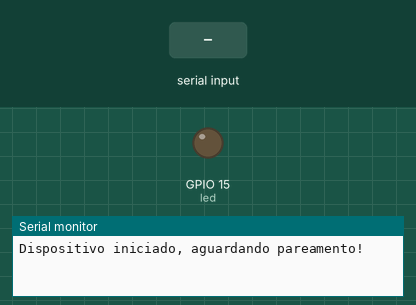
Recording of a sketch running on a simulated ESP32. Parts: output pins drawn as LEDs (lit = HIGH), the last lines printed to the serial monitor. The inputs (shaded band) are chosen by the test bench. Nothing arrives over Bluetooth unless stated.

Above: at 1.2 s.
1.3 s: "1" received over the second serial link
At 1.9 s:
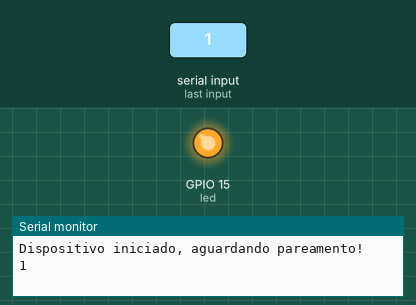
2.8 s: "0" received over the second serial link
At 3.4 s:
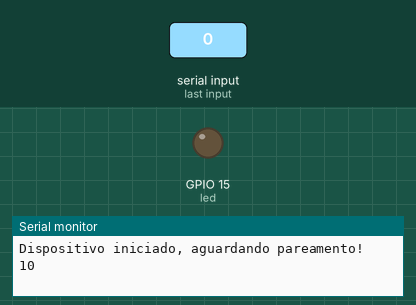
Timing chart, 0 to 5.8 s (numbered marks = the images above; inputs shaded):
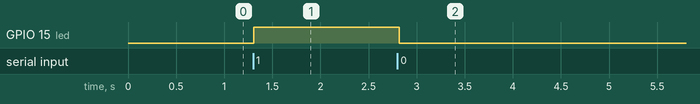

Measured:
- after the input at 1.3 s, GPIO 15 (led): LOW → HIGH at once
- after the input at 2.8 s, GPIO 15 (led): HIGH → LOW at once

The sketch:

iotble_led_arduino.ino
```cpp
#include "BluetoothSerial.h"

#if !defined(CONFIG_BT_ENABLED) || !defined(CONFIG_BLUEDROID_ENABLED)
#error Bluetooth is not enabled! Please run `make menuconfig` to and enable it
#endif

BluetoothSerial SerialBT;

const int led = 15;
char comando;

void setup() {
  pinMode(led, OUTPUT);
  Serial.begin(115200);
  SerialBT.begin("ESP32_LED_APP");
  Serial.println("Dispositivo iniciado, aguardando pareamento!");
}

void loop() {
  if (SerialBT.available()) {
    comando = SerialBT.read();
    Serial.write(comando);

    if (comando == '1') digitalWrite(led, HIGH);
    if (comando == '0') digitalWrite(led, LOW);
  }
  delay(20);
}
```
